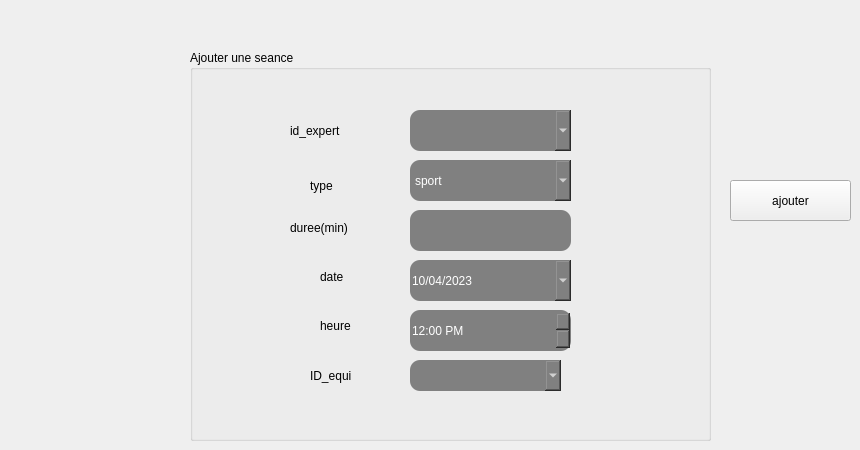
      <widget class="QWidget" name="tab_5">
       <attribute name="title">
        <string>Ajouter</string>
       </attribute>
       <widget class="QPushButton" name="ajouter_5">
        <property name="geometry">
         <rect>
          <x>730</x>
          <y>180</y>
          <width>121</width>
          <height>41</height>
         </rect>
        </property>
        <property name="styleSheet">
         <string notr="true">QPushButton

{
	background-color: rgb(72, 78, 86);
	border-style: outset;
    border-width: 2px;
    border-radius:10px;
    border-color: beige;
    font: bold 14px;;
    padding: 6px;
	color: rgb(255, 255, 255);

}

QPushButton:hover

{
	background-color: lightgreen;
	color: rgb(0, 0, 0);
	gridline-color: rgb(94, 118, 255);
}

QPushButton:pressed</string>
        </property>
        <property name="text">
         <string>ajouter</string>
        </property>
       </widget>
       <widget class="QGroupBox" name="groupBox">
        <property name="geometry">
         <rect>
          <x>190</x>
          <y>50</y>
          <width>521</width>
          <height>391</height>
         </rect>
        </property>
        <property name="styleSheet">
         <string notr="true"/>
        </property>
        <property name="title">
         <string>Ajouter une seance</string>
        </property>
        <widget class="QLabel" name="label_2">
         <property name="geometry">
          <rect>
           <x>100</x>
           <y>60</y>
           <width>101</width>
           <height>41</height>
          </rect>
         </property>
         <property name="styleSheet">
          <string notr="true"/>
         </property>
         <property name="text">
          <string>id_expert</string>
         </property>
        </widget>
        <widget class="QLabel" name="label_4">
         <property name="geometry">
          <rect>
           <x>120</x>
           <y>120</y>
           <width>51</width>
           <height>31</height>
          </rect>
         </property>
         <property name="styleSheet">
          <string notr="true"/>
         </property>
         <property name="text">
          <string>type</string>
         </property>
        </widget>
        <widget class="QLabel" name="label_5">
         <property name="geometry">
          <rect>
           <x>100</x>
           <y>170</y>
           <width>111</width>
           <height>16</height>
          </rect>
         </property>
         <property name="styleSheet">
          <string notr="true"/>
         </property>
         <property name="text">
          <string>duree(min)</string>
         </property>
        </widget>
        <widget class="QLabel" name="label_6">
         <property name="geometry">
          <rect>
           <x>130</x>
           <y>220</y>
           <width>47</width>
           <height>14</height>
          </rect>
         </property>
         <property name="styleSheet">
          <string notr="true"/>
         </property>
         <property name="text">
          <string>date</string>
         </property>
        </widget>
        <widget class="QLineEdit" name="duree">
         <property name="geometry">
          <rect>
           <x>220</x>
           <y>160</y>
           <width>161</width>
           <height>41</height>
          </rect>
         </property>
         <property name="styleSheet">
          <string notr="true">border-radius: 10px;
background-color: grey;
color: rgb(255, 255, 255);
alternate-background-color: rgb(255, 255, 255);</string>
         </property>
        </widget>
        <widget class="QComboBox" name="id_exp">
         <property name="geometry">
          <rect>
           <x>220</x>
           <y>60</y>
           <width>161</width>
           <height>41</height>
          </rect>
         </property>
         <property name="styleSheet">
          <string notr="true">border-radius: 10px;
background-color: grey;
color: rgb(255, 255, 255);
alternate-background-color: rgb(255, 255, 255);</string>
         </property>
        </widget>
        <widget class="QLabel" name="label">
         <property name="geometry">
          <rect>
           <x>130</x>
           <y>260</y>
           <width>71</width>
           <height>31</height>
          </rect>
         </property>
         <property name="styleSheet">
          <string notr="true"/>
         </property>
         <property name="text">
          <string>heure</string>
         </property>
        </widget>
        <widget class="QTimeEdit" name="heure">
         <property name="geometry">
          <rect>
           <x>220</x>
           <y>260</y>
           <width>161</width>
           <height>41</height>
          </rect>
         </property>
         <property name="styleSheet">
          <string notr="true">border-radius: 10px;
background-color: grey;
color: rgb(255, 255, 255);
alternate-background-color: rgb(255, 255, 255);</string>
         </property>
         <property name="maximumTime">
          <time>
           <hour>16</hour>
           <minute>0</minute>
           <second>0</second>
          </time>
         </property>
         <property name="minimumTime">
          <time>
           <hour>8</hour>
           <minute>0</minute>
           <second>0</second>
          </time>
         </property>
         <property name="displayFormat">
          <string>HH:mm AP</string>
         </property>
         <property name="time">
          <time>
           <hour>12</hour>
           <minute>0</minute>
           <second>0</second>
          </time>
         </property>
        </widget>
        <widget class="QDateEdit" name="date">
         <property name="geometry">
          <rect>
           <x>220</x>
           <y>210</y>
           <width>161</width>
           <height>41</height>
          </rect>
         </property>
         <property name="styleSheet">
          <string notr="true">border-radius: 10px;
background-color: grey;
color: rgb(255, 255, 255);
alternate-background-color: rgb(255, 255, 255);</string>
         </property>
         <property name="dateTime">
          <datetime>
           <hour>0</hour>
           <minute>0</minute>
           <second>0</second>
           <year>2023</year>
           <month>4</month>
           <day>10</day>
          </datetime>
         </property>
         <property name="maximumDateTime">
          <datetime>
           <hour>23</hour>
           <minute>59</minute>
           <second>59</second>
           <year>2023</year>
           <month>12</month>
           <day>31</day>
          </datetime>
         </property>
         <property name="minimumDateTime">
          <datetime>
           <hour>0</hour>
           <minute>0</minute>
           <second>0</second>
           <year>2023</year>
           <month>4</month>
           <day>10</day>
          </datetime>
         </property>
         <property name="displayFormat">
          <string notr="true">dd/MM/yyyy</string>
         </property>
         <property name="calendarPopup">
          <bool>true</bool>
         </property>
        </widget>
        <widget class="QComboBox" name="type">
         <property name="geometry">
          <rect>
           <x>220</x>
           <y>110</y>
           <width>161</width>
           <height>41</height>
          </rect>
         </property>
         <property name="styleSheet">
          <string notr="true">border-radius: 10px;
background-color: grey;
color: rgb(255, 255, 255);
alternate-background-color: rgb(255, 255, 255);</string>
         </property>
         <item>
          <property name="text">
           <string>sport</string>
          </property>
         </item>
         <item>
          <property name="text">
           <string>consultation</string>
          </property>
         </item>
        </widget>
        <widget class="QComboBox" name="id_equ">
         <property name="geometry">
          <rect>
           <x>220</x>
           <y>310</y>
           <width>151</width>
           <height>31</height>
          </rect>
         </property>
         <property name="styleSheet">
          <string notr="true">border-radius: 10px;
background-color: grey;
color: rgb(255, 255, 255);
alternate-background-color: rgb(255, 255, 255);</string>
         </property>
        </widget>
        <widget class="QLabel" name="label_3">
         <property name="geometry">
          <rect>
           <x>120</x>
           <y>310</y>
           <width>71</width>
           <height>31</height>
          </rect>
         </property>
         <property name="styleSheet">
          <string notr="true"/>
         </property>
         <property name="text">
          <string>ID_equi</string>
         </property>
        </widget>
       </widget>
      </widget>
